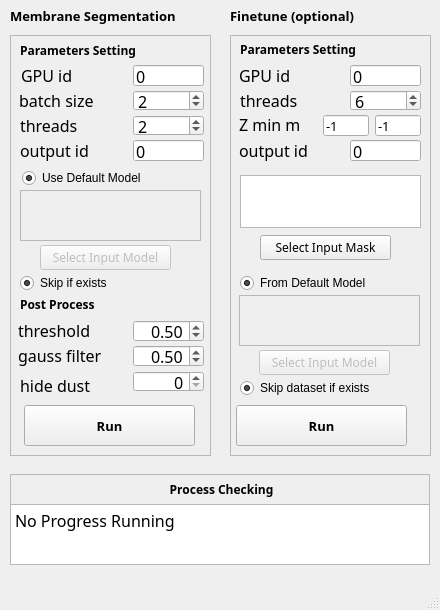
<?xml version="1.0" encoding="UTF-8"?>
<ui version="4.0">
 <class>Mpicker_FrameMemseg</class>
 <widget class="QMainWindow" name="Mpicker_FrameMemseg">
  <property name="geometry">
   <rect>
    <x>0</x>
    <y>0</y>
    <width>440</width>
    <height>610</height>
   </rect>
  </property>
  <property name="sizePolicy">
   <sizepolicy hsizetype="Preferred" vsizetype="Preferred">
    <horstretch>0</horstretch>
    <verstretch>0</verstretch>
   </sizepolicy>
  </property>
  <property name="minimumSize">
   <size>
    <width>300</width>
    <height>300</height>
   </size>
  </property>
  <property name="maximumSize">
   <size>
    <width>440</width>
    <height>610</height>
   </size>
  </property>
  <property name="windowTitle">
   <string>Membrane Segmentation</string>
  </property>
  <widget class="QWidget" name="centralwidget">
   <widget class="QLabel" name="labMembraneSegmentation">
    <property name="geometry">
     <rect>
      <x>10</x>
      <y>0</y>
      <width>201</width>
      <height>31</height>
     </rect>
    </property>
    <property name="font">
     <font>
      <family>Agency FB</family>
      <pointsize>10</pointsize>
      <weight>75</weight>
      <bold>true</bold>
     </font>
    </property>
    <property name="text">
     <string>Membrane Segmentation</string>
    </property>
   </widget>
   <widget class="QFrame" name="memseg_single">
    <property name="geometry">
     <rect>
      <x>10</x>
      <y>35</y>
      <width>201</width>
      <height>421</height>
     </rect>
    </property>
    <property name="frameShape">
     <enum>QFrame::StyledPanel</enum>
    </property>
    <property name="frameShadow">
     <enum>QFrame::Plain</enum>
    </property>
    <property name="lineWidth">
     <number>2</number>
    </property>
    <widget class="QLabel" name="label_voxel_5">
     <property name="geometry">
      <rect>
       <x>11</x>
       <y>30</y>
       <width>111</width>
       <height>21</height>
      </rect>
     </property>
     <property name="font">
      <font>
       <family>Agency FB</family>
       <pointsize>12</pointsize>
       <weight>50</weight>
       <bold>false</bold>
      </font>
     </property>
     <property name="toolTip">
      <string>more gpu can support more batch size, so will be faster</string>
     </property>
     <property name="text">
      <string>GPU id</string>
     </property>
    </widget>
    <widget class="QLabel" name="label_lowpass">
     <property name="geometry">
      <rect>
       <x>8</x>
       <y>310</y>
       <width>111</width>
       <height>21</height>
      </rect>
     </property>
     <property name="font">
      <font>
       <family>Agency FB</family>
       <pointsize>12</pointsize>
       <weight>50</weight>
       <bold>false</bold>
      </font>
     </property>
     <property name="toolTip">
      <string>do gaussian filter by this sigma at first</string>
     </property>
     <property name="text">
      <string>gauss filter</string>
     </property>
    </widget>
    <widget class="QLabel" name="label_threads">
     <property name="geometry">
      <rect>
       <x>10</x>
       <y>80</y>
       <width>111</width>
       <height>21</height>
      </rect>
     </property>
     <property name="font">
      <font>
       <family>Agency FB</family>
       <pointsize>12</pointsize>
       <weight>50</weight>
       <bold>false</bold>
      </font>
     </property>
     <property name="toolTip">
      <string>equal to batch size or smaller is ok</string>
     </property>
     <property name="text">
      <string>threads</string>
     </property>
    </widget>
    <widget class="QSpinBox" name="spinBox_threads">
     <property name="geometry">
      <rect>
       <x>123</x>
       <y>80</y>
       <width>71</width>
       <height>21</height>
      </rect>
     </property>
     <property name="font">
      <font>
       <family>Agency FB</family>
       <pointsize>12</pointsize>
       <weight>50</weight>
       <bold>false</bold>
      </font>
     </property>
     <property name="layoutDirection">
      <enum>Qt::LeftToRight</enum>
     </property>
     <property name="alignment">
      <set>Qt::AlignLeading|Qt::AlignLeft|Qt::AlignVCenter</set>
     </property>
     <property name="minimum">
      <number>1</number>
     </property>
     <property name="maximum">
      <number>64</number>
     </property>
     <property name="value">
      <number>2</number>
     </property>
     <property name="displayIntegerBase">
      <number>10</number>
     </property>
    </widget>
    <widget class="QLabel" name="label_maskthreshold">
     <property name="geometry">
      <rect>
       <x>8</x>
       <y>285</y>
       <width>111</width>
       <height>21</height>
      </rect>
     </property>
     <property name="font">
      <font>
       <family>Agency FB</family>
       <pointsize>12</pointsize>
       <weight>50</weight>
       <bold>false</bold>
      </font>
     </property>
     <property name="toolTip">
      <string>post process raw result (0 to 1) to get a binary result (0 or 1)</string>
     </property>
     <property name="text">
      <string>threshold</string>
     </property>
    </widget>
    <widget class="QLineEdit" name="lineEdit_gpuid">
     <property name="geometry">
      <rect>
       <x>123</x>
       <y>30</y>
       <width>71</width>
       <height>21</height>
      </rect>
     </property>
     <property name="font">
      <font>
       <family>Agency FB</family>
       <pointsize>12</pointsize>
      </font>
     </property>
     <property name="text">
      <string>0</string>
     </property>
     <property name="alignment">
      <set>Qt::AlignLeading|Qt::AlignLeft|Qt::AlignVCenter</set>
     </property>
    </widget>
    <widget class="QLabel" name="label_batchsize">
     <property name="geometry">
      <rect>
       <x>9</x>
       <y>55</y>
       <width>111</width>
       <height>21</height>
      </rect>
     </property>
     <property name="font">
      <font>
       <family>Agency FB</family>
       <pointsize>12</pointsize>
       <weight>50</weight>
       <bold>false</bold>
      </font>
     </property>
     <property name="toolTip">
      <string>gpu number * 2 is a good try, only affects speed</string>
     </property>
     <property name="text">
      <string>batch size</string>
     </property>
    </widget>
    <widget class="QDoubleSpinBox" name="doubleSpinBox_threshold">
     <property name="geometry">
      <rect>
       <x>123</x>
       <y>285</y>
       <width>71</width>
       <height>22</height>
      </rect>
     </property>
     <property name="font">
      <font>
       <family>Agency FB</family>
       <pointsize>12</pointsize>
      </font>
     </property>
     <property name="alignment">
      <set>Qt::AlignRight|Qt::AlignTrailing|Qt::AlignVCenter</set>
     </property>
     <property name="maximum">
      <double>1.000000000000000</double>
     </property>
     <property name="singleStep">
      <double>0.010000000000000</double>
     </property>
     <property name="value">
      <double>0.500000000000000</double>
     </property>
    </widget>
    <widget class="QSpinBox" name="spinBox_voxel">
     <property name="geometry">
      <rect>
       <x>123</x>
       <y>336</y>
       <width>71</width>
       <height>21</height>
      </rect>
     </property>
     <property name="font">
      <font>
       <family>Agency FB</family>
       <pointsize>12</pointsize>
       <weight>50</weight>
       <bold>false</bold>
      </font>
     </property>
     <property name="alignment">
      <set>Qt::AlignRight|Qt::AlignTrailing|Qt::AlignVCenter</set>
     </property>
     <property name="maximum">
      <number>99999</number>
     </property>
     <property name="value">
      <number>0</number>
     </property>
    </widget>
    <widget class="QLabel" name="label_voxel">
     <property name="geometry">
      <rect>
       <x>10</x>
       <y>340</y>
       <width>111</width>
       <height>21</height>
      </rect>
     </property>
     <property name="font">
      <font>
       <family>Agency FB</family>
       <pointsize>12</pointsize>
       <weight>50</weight>
       <bold>false</bold>
      </font>
     </property>
     <property name="toolTip">
      <string>100 is a good try, 0 to skip. filt 2d dust (pixel number &lt; this), and then 3d dust (voxel number &lt; 100*this)</string>
     </property>
     <property name="text">
      <string>hide dust</string>
     </property>
    </widget>
    <widget class="QDoubleSpinBox" name="doubleSpinBox_gauss">
     <property name="geometry">
      <rect>
       <x>123</x>
       <y>310</y>
       <width>71</width>
       <height>22</height>
      </rect>
     </property>
     <property name="font">
      <font>
       <family>Agency FB</family>
       <pointsize>12</pointsize>
      </font>
     </property>
     <property name="alignment">
      <set>Qt::AlignRight|Qt::AlignTrailing|Qt::AlignVCenter</set>
     </property>
     <property name="decimals">
      <number>2</number>
     </property>
     <property name="maximum">
      <double>99999.000000000000000</double>
     </property>
     <property name="singleStep">
      <double>0.010000000000000</double>
     </property>
     <property name="value">
      <double>0.500000000000000</double>
     </property>
    </widget>
    <widget class="QLabel" name="labMembraneSegmentation_2">
     <property name="geometry">
      <rect>
       <x>10</x>
       <y>0</y>
       <width>191</width>
       <height>31</height>
      </rect>
     </property>
     <property name="font">
      <font>
       <family>Agency FB</family>
       <pointsize>9</pointsize>
       <weight>75</weight>
       <bold>true</bold>
      </font>
     </property>
     <property name="text">
      <string>Parameters Setting</string>
     </property>
    </widget>
    <widget class="QSpinBox" name="spinBox_batchsize">
     <property name="geometry">
      <rect>
       <x>123</x>
       <y>55</y>
       <width>71</width>
       <height>21</height>
      </rect>
     </property>
     <property name="font">
      <font>
       <family>Agency FB</family>
       <pointsize>12</pointsize>
       <weight>50</weight>
       <bold>false</bold>
      </font>
     </property>
     <property name="alignment">
      <set>Qt::AlignLeading|Qt::AlignLeft|Qt::AlignVCenter</set>
     </property>
     <property name="minimum">
      <number>1</number>
     </property>
     <property name="maximum">
      <number>64</number>
     </property>
     <property name="value">
      <number>2</number>
     </property>
     <property name="displayIntegerBase">
      <number>10</number>
     </property>
    </widget>
    <widget class="QLabel" name="label">
     <property name="geometry">
      <rect>
       <x>10</x>
       <y>254</y>
       <width>181</width>
       <height>31</height>
      </rect>
     </property>
     <property name="font">
      <font>
       <family>Agency FB</family>
       <pointsize>9</pointsize>
       <weight>75</weight>
       <bold>true</bold>
      </font>
     </property>
     <property name="toolTip">
      <string>post process raw result (0 to 1) to get a binary result (0 or 1)</string>
     </property>
     <property name="text">
      <string>Post Process</string>
     </property>
    </widget>
    <widget class="QPushButton" name="Button_selectModel">
     <property name="enabled">
      <bool>false</bool>
     </property>
     <property name="geometry">
      <rect>
       <x>30</x>
       <y>210</y>
       <width>131</width>
       <height>25</height>
      </rect>
     </property>
     <property name="sizePolicy">
      <sizepolicy hsizetype="Preferred" vsizetype="Preferred">
       <horstretch>0</horstretch>
       <verstretch>0</verstretch>
      </sizepolicy>
     </property>
     <property name="font">
      <font>
       <family>Agency FB</family>
       <pointsize>9</pointsize>
      </font>
     </property>
     <property name="toolTip">
      <string>e.g .pth file in finetune_model</string>
     </property>
     <property name="text">
      <string>Select Input Model</string>
     </property>
     <property name="checkable">
      <bool>false</bool>
     </property>
     <property name="flat">
      <bool>false</bool>
     </property>
    </widget>
    <widget class="QTextEdit" name="Text_InputModel">
     <property name="enabled">
      <bool>false</bool>
     </property>
     <property name="geometry">
      <rect>
       <x>10</x>
       <y>155</y>
       <width>181</width>
       <height>51</height>
      </rect>
     </property>
     <property name="font">
      <font>
       <family>Agency FB</family>
       <pointsize>9</pointsize>
      </font>
     </property>
     <property name="frameShape">
      <enum>QFrame::StyledPanel</enum>
     </property>
     <property name="frameShadow">
      <enum>QFrame::Plain</enum>
     </property>
     <property name="readOnly">
      <bool>true</bool>
     </property>
     <property name="html">
      <string>&lt;!DOCTYPE HTML PUBLIC &quot;-//W3C//DTD HTML 4.0//EN&quot; &quot;http://www.w3.org/TR/REC-html40/strict.dtd&quot;&gt;
&lt;html&gt;&lt;head&gt;&lt;meta name=&quot;qrichtext&quot; content=&quot;1&quot; /&gt;&lt;style type=&quot;text/css&quot;&gt;
p, li { white-space: pre-wrap; }
&lt;/style&gt;&lt;/head&gt;&lt;body style=&quot; font-family:'Agency FB'; font-size:9pt; font-weight:400; font-style:normal;&quot;&gt;
&lt;p style=&quot;-qt-paragraph-type:empty; margin-top:0px; margin-bottom:0px; margin-left:0px; margin-right:0px; -qt-block-indent:0; text-indent:0px;&quot;&gt;&lt;br /&gt;&lt;/p&gt;&lt;/body&gt;&lt;/html&gt;</string>
     </property>
    </widget>
    <widget class="QRadioButton" name="radioButton_defaultM">
     <property name="geometry">
      <rect>
       <x>12</x>
       <y>135</y>
       <width>181</width>
       <height>16</height>
      </rect>
     </property>
     <property name="font">
      <font>
       <pointsize>9</pointsize>
      </font>
     </property>
     <property name="toolTip">
      <string>use pretrained model. you can also choose the model generated by finetune</string>
     </property>
     <property name="text">
      <string>Use Default Model</string>
     </property>
     <property name="checked">
      <bool>true</bool>
     </property>
     <property name="autoExclusive">
      <bool>false</bool>
     </property>
    </widget>
    <widget class="QPushButton" name="Button_runMemseg">
     <property name="geometry">
      <rect>
       <x>14</x>
       <y>370</y>
       <width>171</width>
       <height>41</height>
      </rect>
     </property>
     <property name="sizePolicy">
      <sizepolicy hsizetype="Preferred" vsizetype="Preferred">
       <horstretch>0</horstretch>
       <verstretch>0</verstretch>
      </sizepolicy>
     </property>
     <property name="font">
      <font>
       <family>Agency FB</family>
       <pointsize>10</pointsize>
       <weight>75</weight>
       <bold>true</bold>
      </font>
     </property>
     <property name="toolTip">
      <string>run seg and post in turn</string>
     </property>
     <property name="text">
      <string>Run</string>
     </property>
     <property name="flat">
      <bool>false</bool>
     </property>
    </widget>
    <widget class="QRadioButton" name="radioButton_skip">
     <property name="geometry">
      <rect>
       <x>10</x>
       <y>240</y>
       <width>181</width>
       <height>16</height>
      </rect>
     </property>
     <property name="font">
      <font>
       <pointsize>9</pointsize>
      </font>
     </property>
     <property name="toolTip">
      <string>only run post process. raw results from same model are same</string>
     </property>
     <property name="text">
      <string>Skip if exists</string>
     </property>
     <property name="checked">
      <bool>true</bool>
     </property>
     <property name="autoExclusive">
      <bool>false</bool>
     </property>
    </widget>
    <widget class="QLabel" name="label_2">
     <property name="geometry">
      <rect>
       <x>10</x>
       <y>105</y>
       <width>111</width>
       <height>21</height>
      </rect>
     </property>
     <property name="font">
      <font>
       <family>Agency FB</family>
       <pointsize>12</pointsize>
      </font>
     </property>
     <property name="toolTip">
      <string>just a name so that results from different model will not be overwritten</string>
     </property>
     <property name="text">
      <string>output id</string>
     </property>
    </widget>
    <widget class="QLineEdit" name="lineEdit_id">
     <property name="geometry">
      <rect>
       <x>123</x>
       <y>105</y>
       <width>71</width>
       <height>21</height>
      </rect>
     </property>
     <property name="font">
      <font>
       <family>Agency FB</family>
       <pointsize>12</pointsize>
      </font>
     </property>
     <property name="text">
      <string>0</string>
     </property>
     <property name="alignment">
      <set>Qt::AlignLeading|Qt::AlignLeft|Qt::AlignVCenter</set>
     </property>
    </widget>
   </widget>
   <widget class="QFrame" name="memseg_multi">
    <property name="geometry">
     <rect>
      <x>230</x>
      <y>35</y>
      <width>201</width>
      <height>421</height>
     </rect>
    </property>
    <property name="toolTip">
     <string>notice the batch size of finetune is fixed to 6</string>
    </property>
    <property name="frameShape">
     <enum>QFrame::StyledPanel</enum>
    </property>
    <property name="frameShadow">
     <enum>QFrame::Plain</enum>
    </property>
    <property name="lineWidth">
     <number>2</number>
    </property>
    <widget class="QRadioButton" name="radioButton_defaultM_ft">
     <property name="geometry">
      <rect>
       <x>10</x>
       <y>240</y>
       <width>181</width>
       <height>16</height>
      </rect>
     </property>
     <property name="font">
      <font>
       <pointsize>9</pointsize>
      </font>
     </property>
     <property name="toolTip">
      <string>finetune from pretrained model</string>
     </property>
     <property name="text">
      <string>From Default Model</string>
     </property>
     <property name="checked">
      <bool>true</bool>
     </property>
     <property name="autoExclusive">
      <bool>false</bool>
     </property>
    </widget>
    <widget class="QLineEdit" name="lineEdit_gpuid_ft">
     <property name="geometry">
      <rect>
       <x>120</x>
       <y>30</y>
       <width>71</width>
       <height>21</height>
      </rect>
     </property>
     <property name="font">
      <font>
       <family>Agency FB</family>
       <pointsize>12</pointsize>
      </font>
     </property>
     <property name="text">
      <string>0</string>
     </property>
     <property name="alignment">
      <set>Qt::AlignLeading|Qt::AlignLeft|Qt::AlignVCenter</set>
     </property>
    </widget>
    <widget class="QTextEdit" name="Text_InputModel_ft">
     <property name="enabled">
      <bool>false</bool>
     </property>
     <property name="geometry">
      <rect>
       <x>9</x>
       <y>260</y>
       <width>181</width>
       <height>51</height>
      </rect>
     </property>
     <property name="font">
      <font>
       <family>Agency FB</family>
       <pointsize>9</pointsize>
      </font>
     </property>
     <property name="frameShape">
      <enum>QFrame::StyledPanel</enum>
     </property>
     <property name="frameShadow">
      <enum>QFrame::Plain</enum>
     </property>
     <property name="readOnly">
      <bool>true</bool>
     </property>
     <property name="html">
      <string>&lt;!DOCTYPE HTML PUBLIC &quot;-//W3C//DTD HTML 4.0//EN&quot; &quot;http://www.w3.org/TR/REC-html40/strict.dtd&quot;&gt;
&lt;html&gt;&lt;head&gt;&lt;meta name=&quot;qrichtext&quot; content=&quot;1&quot; /&gt;&lt;style type=&quot;text/css&quot;&gt;
p, li { white-space: pre-wrap; }
&lt;/style&gt;&lt;/head&gt;&lt;body style=&quot; font-family:'Agency FB'; font-size:9pt; font-weight:400; font-style:normal;&quot;&gt;
&lt;p style=&quot;-qt-paragraph-type:empty; margin-top:0px; margin-bottom:0px; margin-left:0px; margin-right:0px; -qt-block-indent:0; text-indent:0px;&quot;&gt;&lt;br /&gt;&lt;/p&gt;&lt;/body&gt;&lt;/html&gt;</string>
     </property>
    </widget>
    <widget class="QLabel" name="label_voxel_6">
     <property name="geometry">
      <rect>
       <x>9</x>
       <y>30</y>
       <width>111</width>
       <height>21</height>
      </rect>
     </property>
     <property name="font">
      <font>
       <family>Agency FB</family>
       <pointsize>12</pointsize>
       <weight>50</weight>
       <bold>false</bold>
      </font>
     </property>
     <property name="toolTip">
      <string>notice the batch size of finetune is fixed to 6</string>
     </property>
     <property name="text">
      <string>GPU id</string>
     </property>
    </widget>
    <widget class="QPushButton" name="Button_selectModel_ft">
     <property name="enabled">
      <bool>false</bool>
     </property>
     <property name="geometry">
      <rect>
       <x>29</x>
       <y>315</y>
       <width>131</width>
       <height>25</height>
      </rect>
     </property>
     <property name="sizePolicy">
      <sizepolicy hsizetype="Preferred" vsizetype="Preferred">
       <horstretch>0</horstretch>
       <verstretch>0</verstretch>
      </sizepolicy>
     </property>
     <property name="font">
      <font>
       <family>Agency FB</family>
       <pointsize>9</pointsize>
      </font>
     </property>
     <property name="toolTip">
      <string>.pth file</string>
     </property>
     <property name="text">
      <string>Select Input Model</string>
     </property>
     <property name="checkable">
      <bool>false</bool>
     </property>
     <property name="flat">
      <bool>false</bool>
     </property>
    </widget>
    <widget class="QLabel" name="label_thread_3">
     <property name="geometry">
      <rect>
       <x>10</x>
       <y>55</y>
       <width>111</width>
       <height>21</height>
      </rect>
     </property>
     <property name="font">
      <font>
       <family>Agency FB</family>
       <pointsize>12</pointsize>
       <weight>50</weight>
       <bold>false</bold>
      </font>
     </property>
     <property name="toolTip">
      <string>notice the batch size of finetune is fixed to 6</string>
     </property>
     <property name="text">
      <string>threads</string>
     </property>
    </widget>
    <widget class="QTextEdit" name="Text_InputMask">
     <property name="geometry">
      <rect>
       <x>10</x>
       <y>140</y>
       <width>181</width>
       <height>53</height>
      </rect>
     </property>
     <property name="font">
      <font>
       <family>Agency FB</family>
       <pointsize>9</pointsize>
      </font>
     </property>
     <property name="frameShape">
      <enum>QFrame::StyledPanel</enum>
     </property>
     <property name="frameShadow">
      <enum>QFrame::Plain</enum>
     </property>
     <property name="readOnly">
      <bool>true</bool>
     </property>
     <property name="html">
      <string>&lt;!DOCTYPE HTML PUBLIC &quot;-//W3C//DTD HTML 4.0//EN&quot; &quot;http://www.w3.org/TR/REC-html40/strict.dtd&quot;&gt;
&lt;html&gt;&lt;head&gt;&lt;meta name=&quot;qrichtext&quot; content=&quot;1&quot; /&gt;&lt;style type=&quot;text/css&quot;&gt;
p, li { white-space: pre-wrap; }
&lt;/style&gt;&lt;/head&gt;&lt;body style=&quot; font-family:'Agency FB'; font-size:9pt; font-weight:400; font-style:normal;&quot;&gt;
&lt;p style=&quot;-qt-paragraph-type:empty; margin-top:0px; margin-bottom:0px; margin-left:0px; margin-right:0px; -qt-block-indent:0; text-indent:0px;&quot;&gt;&lt;br /&gt;&lt;/p&gt;&lt;/body&gt;&lt;/html&gt;</string>
     </property>
    </widget>
    <widget class="QPushButton" name="Button_selectMask_ft">
     <property name="geometry">
      <rect>
       <x>30</x>
       <y>200</y>
       <width>131</width>
       <height>25</height>
      </rect>
     </property>
     <property name="sizePolicy">
      <sizepolicy hsizetype="Preferred" vsizetype="Preferred">
       <horstretch>0</horstretch>
       <verstretch>0</verstretch>
      </sizepolicy>
     </property>
     <property name="font">
      <font>
       <family>Agency FB</family>
       <pointsize>9</pointsize>
      </font>
     </property>
     <property name="toolTip">
      <string>a binary mask that you think is good. e.g the result from post process</string>
     </property>
     <property name="text">
      <string>Select Input Mask</string>
     </property>
     <property name="checkable">
      <bool>false</bool>
     </property>
     <property name="flat">
      <bool>false</bool>
     </property>
    </widget>
    <widget class="QLineEdit" name="lineEdit_zmin">
     <property name="geometry">
      <rect>
       <x>93</x>
       <y>80</y>
       <width>46</width>
       <height>21</height>
      </rect>
     </property>
     <property name="font">
      <font>
       <family>Agency FB</family>
       <pointsize>10</pointsize>
      </font>
     </property>
     <property name="text">
      <string>-1</string>
     </property>
     <property name="alignment">
      <set>Qt::AlignLeading|Qt::AlignLeft|Qt::AlignVCenter</set>
     </property>
    </widget>
    <widget class="QLabel" name="label_voxel_7">
     <property name="geometry">
      <rect>
       <x>9</x>
       <y>80</y>
       <width>61</width>
       <height>18</height>
      </rect>
     </property>
     <property name="font">
      <font>
       <family>Agency FB</family>
       <pointsize>12</pointsize>
       <weight>50</weight>
       <bold>false</bold>
      </font>
     </property>
     <property name="toolTip">
      <string>only use region between z_min and z_max. by default use all</string>
     </property>
     <property name="text">
      <string>Z min max</string>
     </property>
    </widget>
    <widget class="QLineEdit" name="lineEdit_zmax">
     <property name="geometry">
      <rect>
       <x>145</x>
       <y>80</y>
       <width>46</width>
       <height>21</height>
      </rect>
     </property>
     <property name="font">
      <font>
       <family>Agency FB</family>
       <pointsize>10</pointsize>
      </font>
     </property>
     <property name="text">
      <string>-1</string>
     </property>
     <property name="alignment">
      <set>Qt::AlignLeading|Qt::AlignLeft|Qt::AlignVCenter</set>
     </property>
    </widget>
    <widget class="QLabel" name="labMembraneSegmentation_4">
     <property name="geometry">
      <rect>
       <x>10</x>
       <y>-1</y>
       <width>191</width>
       <height>31</height>
      </rect>
     </property>
     <property name="font">
      <font>
       <family>Agency FB</family>
       <pointsize>9</pointsize>
       <weight>75</weight>
       <bold>true</bold>
      </font>
     </property>
     <property name="text">
      <string>Parameters Setting</string>
     </property>
    </widget>
    <widget class="QRadioButton" name="radioButton_skip_ft">
     <property name="geometry">
      <rect>
       <x>10</x>
       <y>345</y>
       <width>181</width>
       <height>16</height>
      </rect>
     </property>
     <property name="font">
      <font>
       <pointsize>9</pointsize>
      </font>
     </property>
     <property name="toolTip">
      <string>otherwise the dataset will be cleared at first and then generate a new one</string>
     </property>
     <property name="text">
      <string>Skip dataset if exists</string>
     </property>
     <property name="checked">
      <bool>true</bool>
     </property>
     <property name="autoExclusive">
      <bool>false</bool>
     </property>
    </widget>
    <widget class="QSpinBox" name="spinBox_threads_ft">
     <property name="geometry">
      <rect>
       <x>120</x>
       <y>55</y>
       <width>71</width>
       <height>21</height>
      </rect>
     </property>
     <property name="font">
      <font>
       <family>Agency FB</family>
       <pointsize>12</pointsize>
      </font>
     </property>
     <property name="minimum">
      <number>1</number>
     </property>
     <property name="value">
      <number>6</number>
     </property>
    </widget>
    <widget class="QLabel" name="label_voxel_9">
     <property name="geometry">
      <rect>
       <x>9</x>
       <y>105</y>
       <width>111</width>
       <height>21</height>
      </rect>
     </property>
     <property name="font">
      <font>
       <family>Agency FB</family>
       <pointsize>12</pointsize>
       <weight>50</weight>
       <bold>false</bold>
      </font>
     </property>
     <property name="toolTip">
      <string>just a name for the train dataset and result</string>
     </property>
     <property name="text">
      <string>output id</string>
     </property>
    </widget>
    <widget class="QLineEdit" name="lineEdit_id_ft">
     <property name="geometry">
      <rect>
       <x>120</x>
       <y>105</y>
       <width>71</width>
       <height>21</height>
      </rect>
     </property>
     <property name="font">
      <font>
       <family>Agency FB</family>
       <pointsize>12</pointsize>
      </font>
     </property>
     <property name="text">
      <string>0</string>
     </property>
     <property name="alignment">
      <set>Qt::AlignLeading|Qt::AlignLeft|Qt::AlignVCenter</set>
     </property>
    </widget>
   </widget>
   <widget class="QFrame" name="frame_2">
    <property name="geometry">
     <rect>
      <x>10</x>
      <y>474</y>
      <width>420</width>
      <height>91</height>
     </rect>
    </property>
    <property name="frameShape">
     <enum>QFrame::StyledPanel</enum>
    </property>
    <property name="frameShadow">
     <enum>QFrame::Plain</enum>
    </property>
    <property name="lineWidth">
     <number>2</number>
    </property>
    <widget class="QLabel" name="labMembraneSegmentation_7">
     <property name="geometry">
      <rect>
       <x>10</x>
       <y>0</y>
       <width>400</width>
       <height>31</height>
      </rect>
     </property>
     <property name="font">
      <font>
       <family>Agency FB</family>
       <pointsize>9</pointsize>
       <weight>75</weight>
       <bold>true</bold>
      </font>
     </property>
     <property name="text">
      <string> Process Checking</string>
     </property>
     <property name="alignment">
      <set>Qt::AlignCenter</set>
     </property>
    </widget>
    <widget class="QTextEdit" name="Text_progress">
     <property name="geometry">
      <rect>
       <x>0</x>
       <y>30</y>
       <width>420</width>
       <height>61</height>
      </rect>
     </property>
     <property name="font">
      <font>
       <family>Agency FB</family>
       <pointsize>12</pointsize>
      </font>
     </property>
     <property name="frameShape">
      <enum>QFrame::StyledPanel</enum>
     </property>
     <property name="frameShadow">
      <enum>QFrame::Plain</enum>
     </property>
     <property name="readOnly">
      <bool>true</bool>
     </property>
     <property name="html">
      <string>&lt;!DOCTYPE HTML PUBLIC &quot;-//W3C//DTD HTML 4.0//EN&quot; &quot;http://www.w3.org/TR/REC-html40/strict.dtd&quot;&gt;
&lt;html&gt;&lt;head&gt;&lt;meta name=&quot;qrichtext&quot; content=&quot;1&quot; /&gt;&lt;style type=&quot;text/css&quot;&gt;
p, li { white-space: pre-wrap; }
&lt;/style&gt;&lt;/head&gt;&lt;body style=&quot; font-family:'Agency FB'; font-size:12pt; font-weight:400; font-style:normal;&quot;&gt;
&lt;p style=&quot; margin-top:0px; margin-bottom:0px; margin-left:0px; margin-right:0px; -qt-block-indent:0; text-indent:0px;&quot;&gt;No Progress Running&lt;/p&gt;&lt;/body&gt;&lt;/html&gt;</string>
     </property>
     <property name="tabStopWidth">
      <number>80</number>
     </property>
    </widget>
   </widget>
   <widget class="QLabel" name="labMembraneSegmentation_3">
    <property name="geometry">
     <rect>
      <x>230</x>
      <y>0</y>
      <width>201</width>
      <height>31</height>
     </rect>
    </property>
    <property name="font">
     <font>
      <family>Agency FB</family>
      <pointsize>10</pointsize>
      <weight>75</weight>
      <bold>true</bold>
     </font>
    </property>
    <property name="text">
     <string>Finetune (optional)</string>
    </property>
   </widget>
   <widget class="QPushButton" name="Button_runFinetune">
    <property name="geometry">
     <rect>
      <x>236</x>
      <y>405</y>
      <width>171</width>
      <height>41</height>
     </rect>
    </property>
    <property name="sizePolicy">
     <sizepolicy hsizetype="Preferred" vsizetype="Preferred">
      <horstretch>0</horstretch>
      <verstretch>0</verstretch>
     </sizepolicy>
    </property>
    <property name="font">
     <font>
      <family>Agency FB</family>
      <pointsize>10</pointsize>
      <weight>75</weight>
      <bold>true</bold>
     </font>
    </property>
    <property name="toolTip">
     <string>prepare dataset and then train</string>
    </property>
    <property name="text">
     <string>Run</string>
    </property>
   </widget>
  </widget>
  <widget class="QMenuBar" name="menubar">
   <property name="geometry">
    <rect>
     <x>0</x>
     <y>0</y>
     <width>440</width>
     <height>23</height>
    </rect>
   </property>
  </widget>
  <widget class="QStatusBar" name="statusbar"/>
 </widget>
 <resources/>
 <connections/>
</ui>
